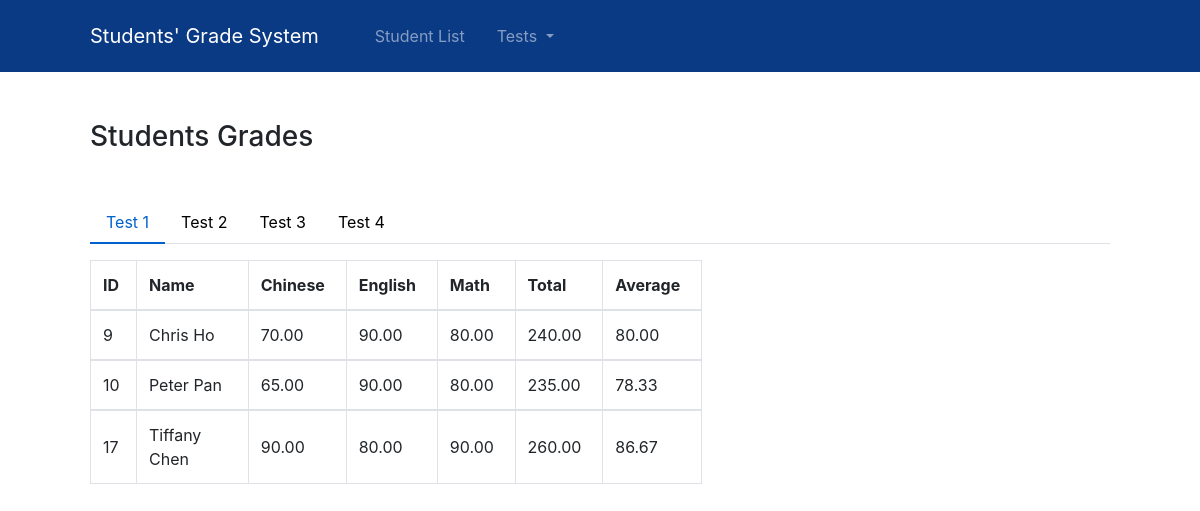
Page /student/grades on the committed database.
### student/models.py (models this page shows, shortened)
class Grade(models.Model):
    testNo = models.PositiveIntegerField(blank=True)
    chinese = models.DecimalField(max_digits=5, decimal_places=2, validators=[validateGrade])
    english = models.DecimalField(max_digits=5, decimal_places=2, validators=[validateGrade])
    math = models.DecimalField(max_digits=5, decimal_places=2, validators=[validateGrade])
    student = models.ForeignKey(Student, on_delete=models.CASCADE, null=True)
    @property
    def total(self):
        return self.chinese + self.english + self.math
    @property
    def average(self):
        return round(self.total / 3, 2)

class Student(models.Model):
    firstName = models.CharField(max_length=20)
    lastName = models.CharField(max_length=20)
    phone = models.CharField(unique=True, max_length=20, validators=[validatePhone])
    @property
    def fullName(self):
        return f"{self.firstName} {self.lastName}"

### student/views.py (the view)
# urls.py: path('grades', StudentsGrades.as_view(), name='grades'),
class StudentsGrades(TemplateView):
    template_name = "student/StudentsGrades.html"
    def get_context_data(self, **kwargs):
        context = super().get_context_data(**kwargs)
        context['testNumbers'] = getAllTestNumbers()
        context['grades'] = Grade.objects.all()
        return context

### student/HelperFunction.py (called while the page is built)
def getAllTestNumbers():
    allTestNumbers = set(Grade.objects.values_list('testNo', flat=True))
    return allTestNumbers

### student/templates/student/StudentsGrades.html
{% extends 'Base.html' %}
{% block content %}
<h3 class="mt-4 mb-5">Students Grades</h3>
<ul class="nav nav-tabs" id="myTab" role="tablist">
  {% for testNumber in testNumbers %}
    <li class="nav-item" role="presentation">
      {% if forloop.counter == 1 %}
        <a class="nav-link active" id="t{{ testNumber }}" data-toggle="tab" href="#p{{ testNumber }}" role="tab" aria-controls="p{{ testNumber }}" aria-selected="true">Test {{ testNumber }}</a>
      {% else %}
        <a class="nav-link" id="t{{ testNumber }}" data-toggle="tab" href="#p{{ testNumber }}" role="tab" aria-controls="p{{ testNumber }}" aria-selected="true">Test {{ testNumber }}</a>
      {% endif %}
    </li>
  {% endfor %}
</ul>
<div class="tab-content py-3" id="myTabContent">
  {% for testNumber in testNumbers %}
    {% if forloop.counter == 1 %}
      <div class="tab-pane fade show active" id="p{{ testNumber }}" role="tabpanel" aria-labelledby="t{{ testNumber }}">
    {% else %}
      <div class="tab-pane fade" id="p{{ testNumber }}" role="tabpanel" aria-labelledby="t{{ testNumber }}">
    {% endif %}
      <table class="table table-bordered" style="width: 60%">
        <thead>
          <tr>
            <th scope="col" style="width: 5%">ID</th>
            <th scope="col" style="width: 16%">Name</th>
            <th scope="col" style="width: 10%">Chinese</th>
            <th scope="col" style="width: 10%">English</th>
            <th scope="col" style="width: 10%">Math</th>
            <th scope="col" style="width: 10%">Total</th>
            <th scope="col" style="width: 10%">Average</th>
          </tr>
        </thead>
        {% for grade in grades %}
          {% if grade.testNo == testNumber  %}
            <tbody>
              <tr>
                <td>{{ grade.student.id }}</td>
                <td>{{ grade.student.fullName }}</td>
                <td>{{ grade.chinese }}</td>
                <td>{{ grade.english }}</td>
                <td>{{ grade.math }}</td>
                <td>{{ grade.total }}</td>
                <td>{{ grade.average }}</td>
              </tr>
            </tbody>
          {% endif %}
        {% endfor %}
      </table>
    </div>
  {% endfor %}
</div>
{% endblock %}

### templates/Base.html (shortened to what this page needs)
<!DOCTYPE html>
<html lang="en">
  <head>
    {% load static %}
    <link rel="stylesheet" href="{% static 'bootstrap-4.6.0-dist/css/bootstrap.min.css' %}"/>
    <link rel="stylesheet" type="text/css" href="{% static 'css/style.css' %}">
  </head>
  <body>
    {% include 'Navbar.html' %}
    <div class="mx-auto py-4" style="width: 85%">
      {% block content %}
      {% endblock %}
    </div>
  </body>
</html>

### templates/NavBar.html (shortened to what this page needs)
<nav
    class="navbar navbar-expand-lg sticky-top navbar-dark py-3"
    style="background-color: #0b3a85; padding-left: 7.5%;"
>
    <a class="navbar-brand mr-5" href="{% url 'home' %}">Students' Grade System</a>
    <div class="collapse navbar-collapse" id="navbarNav">
    <ul class="navbar-nav">
        <li class="nav-item mr-3">
            <a class="nav-link" href="{% url 'student:list' %}">Student List</a>
        </li>
        <li class="nav-item dropdown mr-3">
            <a
                class="nav-link dropdown-toggle"
                href="#"
                id="navbarDropdown"
                role="button"
                data-toggle="dropdown"
                aria-haspopup="true"
                aria-expanded="false"
            >
                Tests
            </a>
        </li>
    </ul>
    </div>
  </nav>

### static/css/style.css (style rules this page uses)
.table td { vertical-align: middle; }
.nav-tabs .nav-link { color: black; border: none; }
.nav-tabs .nav-link.active { color: #0062cc; border: none; border-bottom: 2px solid #0062cc; }

### rows in the picture
Grade: student.id "9", student.fullName "Chris Ho", chinese "70.00", english "90.00", math "80.00", total "240.00", average "80.00"
Grade: student.id "10", student.fullName "Peter Pan", chinese "65.00", english "90.00", math "80.00", total "235.00", average "78.33"
Grade: student.id "17", student.fullName "Tiffany Chen", chinese "90.00", english "80.00", math "90.00", total "260.00", average "86.67"

### other values in the picture
{{ testNumber }} "1"
{{ testNumber }} "2" "3" "4"
